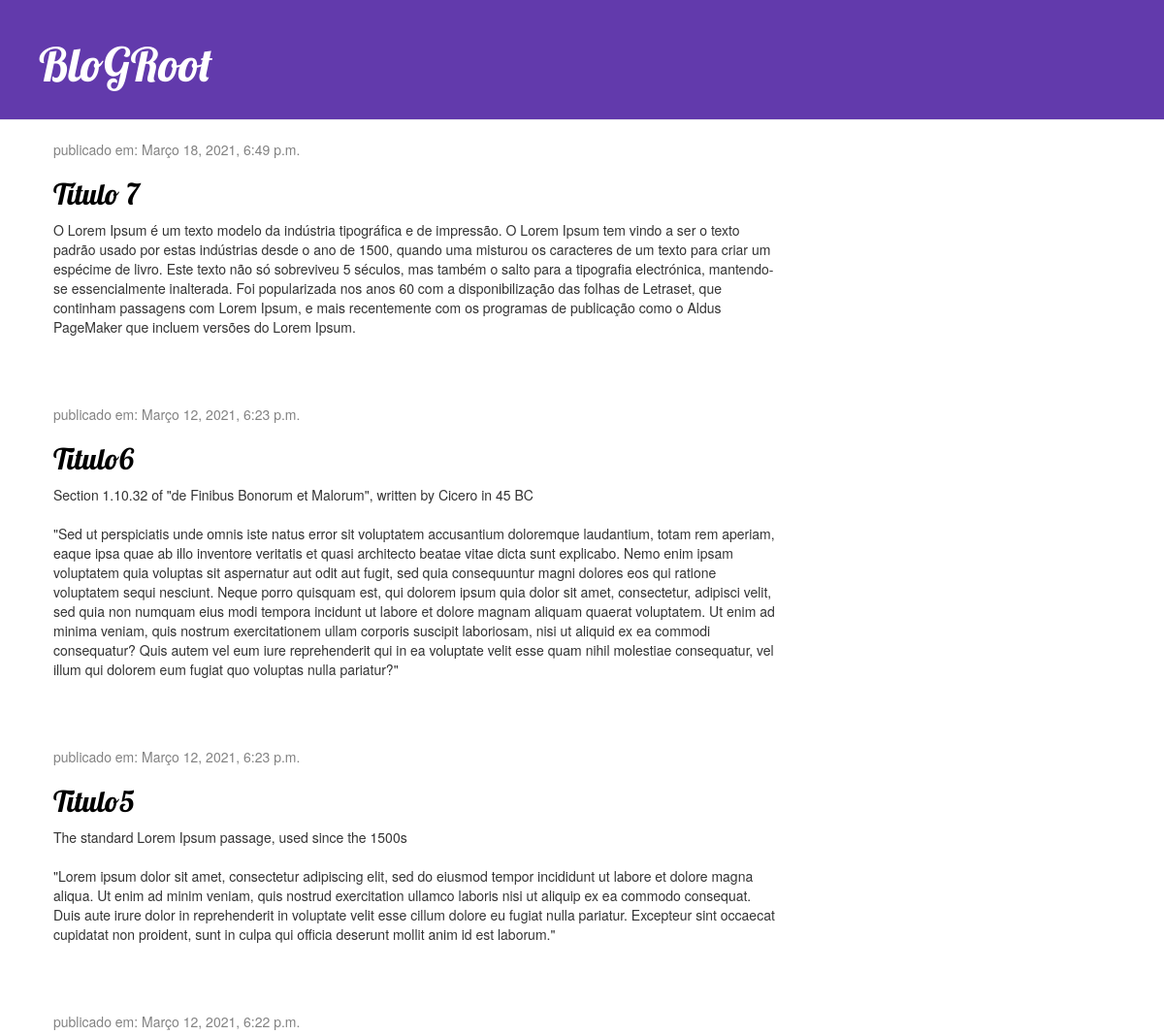
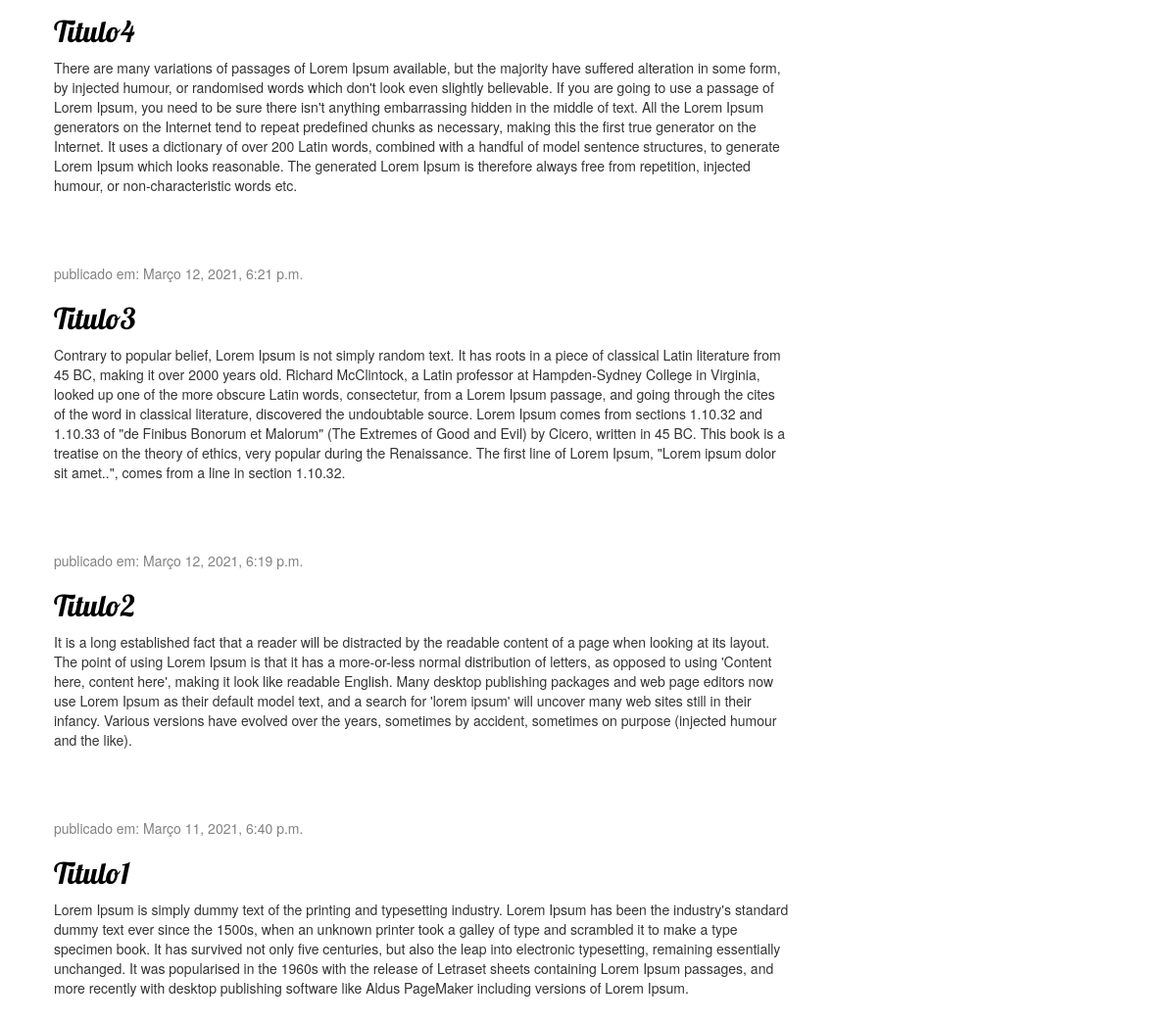
The page / on the database its author committed (2 pictures, top to bottom).
### blog/models.py (models this page shows, shortened)
class Post(models.Model):
    autor = models.ForeignKey(
        settings.AUTH_USER_MODEL, on_delete=models.CASCADE
        )
    titulo = models.CharField(max_length=200)
    texto = models.TextField()
    data_criacao = models.DateTimeField(default=timezone.now)
    data_publicacao = models.DateTimeField(blank=True, null=True)

### blog/views.py (the view)
# urls.py: path('', views.post_list, name='post_list'),
def post_list(request):
    posts = Post.objects.filter(
        data_publicacao__lte=timezone.now()).order_by('-data_publicacao')
    return render(request, 'blog/post_list.html', {'posts': posts})

### blog/templates/blog/post_list.html
{% extends 'blog/base.html' %}
{% block content %}
    {% for post in posts %}
        <div class="post">
            <div class="date">
                <p>publicado em: {{ post.data_publicacao }}</p>
            </div>
            <h2><a href="{% url 'blog:post_detail' pk=post.pk%}">{{ post.titulo }}</a></h2>
            <p>{{ post.texto|linebreaksbr }}</p>
        </div>
    {% endfor %}
{% endblock %}

### blog/static/css/blog.css (style rules this page uses)
h1, h2, h3, h4 { font-family: 'Lobster', cursive; }
.date { color: #828282; }
.post { margin-bottom: 70px; }
.post h2 a, .post h2 a:visited { color: #000000; }

### rows shown on the page
Post: data_publicacao "Março 18, 2021, 6:49 p.m.", titulo "Título 7", texto "O Lorem Ipsum é um texto modelo da indústria tipográfica e de impressão. O Lorem Ipsum tem vindo a ser o texto padrão usado por estas indústrias desde o ano de 1500, quando uma misturou os caracteres de um texto para criar um espécime de livro. Este texto não só sobreviveu 5 séculos, mas também o salto para a tipografia electrónica, mantendo-se essencialmente inalterada. Foi popularizada nos anos 60 com a disponibilização das folhas de Letraset, que continham passagens com Lorem Ipsum, e mais recentemente com os programas de publicação como o Aldus PageMaker que incluem versões do Lorem Ipsum."
Post: data_publicacao "Março 12, 2021, 6:23 p.m.", titulo "Titulo6", texto "Section 1.10.32 of \"de Finibus Bonorum et Malorum\", written by Cicero in 45 BC \"Sed ut perspiciatis unde omnis iste natus error sit voluptatem accusantium doloremque laudantium, totam rem aperiam, eaque ipsa quae ab illo inventore veritatis et quasi architecto beatae vitae dicta sunt explicabo. Nemo enim ipsam voluptatem quia voluptas sit aspernatur aut odit aut fugit, sed quia consequuntur magni dolores eos qui ratione voluptatem sequi nesciunt. Neque porro quisquam est, qui dolorem ipsum quia dolor sit amet, consectetur, adipisci velit, sed quia non numquam eius modi tempora incidunt ut labore et dolore magnam aliquam quaerat voluptatem. Ut enim ad minima veniam, quis nostrum…"
Post: data_publicacao "Março 12, 2021, 6:23 p.m.", titulo "Titulo5", texto "The standard Lorem Ipsum passage, used since the 1500s \"Lorem ipsum dolor sit amet, consectetur adipiscing elit, sed do eiusmod tempor incididunt ut labore et dolore magna aliqua. Ut enim ad minim veniam, quis nostrud exercitation ullamco laboris nisi ut aliquip ex ea commodo consequat. Duis aute irure dolor in reprehenderit in voluptate velit esse cillum dolore eu fugiat nulla pariatur. Excepteur sint occaecat cupidatat non proident, sunt in culpa qui officia deserunt mollit anim id est laborum.\""
Post: data_publicacao "Março 12, 2021, 6:22 p.m.", titulo "Titulo4", texto "There are many variations of passages of Lorem Ipsum available, but the majority have suffered alteration in some form, by injected humour, or randomised words which don't look even slightly believable. If you are going to use a passage of Lorem Ipsum, you need to be sure there isn't anything embarrassing hidden in the middle of text. All the Lorem Ipsum generators on the Internet tend to repeat predefined chunks as necessary, making this the first true generator on the Internet. It uses a dictionary of over 200 Latin words, combined with a handful of model sentence structures, to generate Lorem Ipsum which looks reasonable. The generated Lorem Ipsum is therefore always free from…"
Post: data_publicacao "Março 12, 2021, 6:21 p.m.", titulo "Titulo3", texto "Contrary to popular belief, Lorem Ipsum is not simply random text. It has roots in a piece of classical Latin literature from 45 BC, making it over 2000 years old. Richard McClintock, a Latin professor at Hampden-Sydney College in Virginia, looked up one of the more obscure Latin words, consectetur, from a Lorem Ipsum passage, and going through the cites of the word in classical literature, discovered the undoubtable source. Lorem Ipsum comes from sections 1.10.32 and 1.10.33 of \"de Finibus Bonorum et Malorum\" (The Extremes of Good and Evil) by Cicero, written in 45 BC. This book is a treatise on the theory of ethics, very popular during the Renaissance. The first line of Lorem Ipsum,…"
Post: data_publicacao "Março 12, 2021, 6:19 p.m.", titulo "Titulo2", texto "It is a long established fact that a reader will be distracted by the readable content of a page when looking at its layout. The point of using Lorem Ipsum is that it has a more-or-less normal distribution of letters, as opposed to using 'Content here, content here', making it look like readable English. Many desktop publishing packages and web page editors now use Lorem Ipsum as their default model text, and a search for 'lorem ipsum' will uncover many web sites still in their infancy. Various versions have evolved over the years, sometimes by accident, sometimes on purpose (injected humour and the like)."
Post: data_publicacao "Março 11, 2021, 6:40 p.m.", titulo "Titulo1", texto "Lorem Ipsum is simply dummy text of the printing and typesetting industry. Lorem Ipsum has been the industry's standard dummy text ever since the 1500s, when an unknown printer took a galley of type and scrambled it to make a type specimen book. It has survived not only five centuries, but also the leap into electronic typesetting, remaining essentially unchanged. It was popularised in the 1960s with the release of Letraset sheets containing Lorem Ipsum passages, and more recently with desktop publishing software like Aldus PageMaker including versions of Lorem Ipsum."
